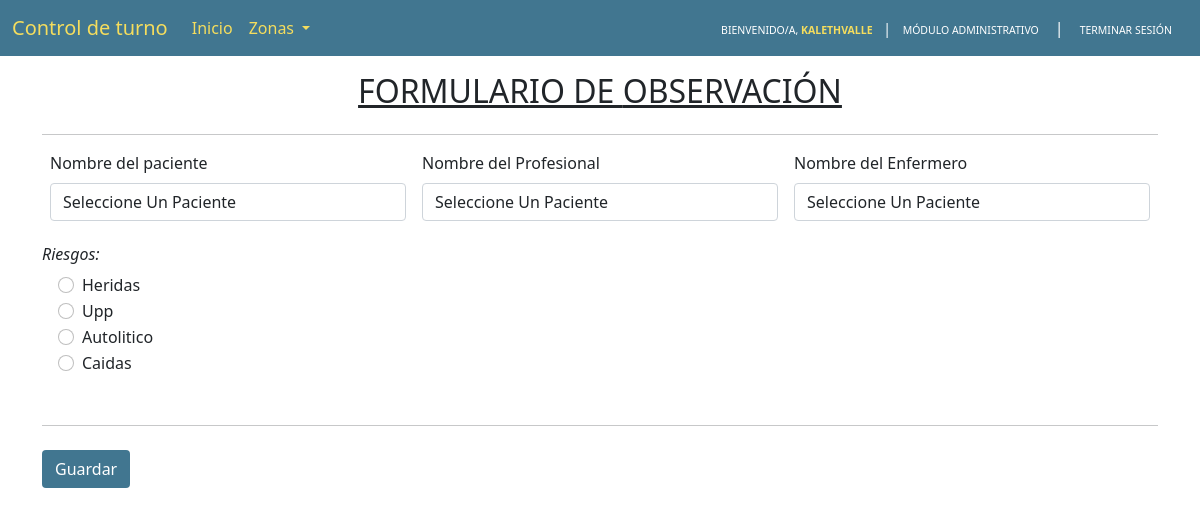
The app's page /zone/2/ (signed in) with its own data.
### api/models/users.py (models this page shows, shortened)
class User(AbstractUser):
    email = models.EmailField('email address', unique=True, error_messages={'unique': 'A user with that email already exists.'})
    phone_regex = RegexValidator(regex=r'\+?1?\d{9,10}$', message="Phone number must be entered in the format: +999999999. Up to 10 digits allowed.")
    phone_number = models.CharField('phone', validators=[phone_regex], max_length=10, default='')
    USERNAME_FIELD = 'email'
    REQUIRED_FIELDS = ['username', 'first_name', 'last_name', 'phone_number']
    is_verified = models.BooleanField('verified', default=True, help_text='Set to true when the user have verified its email address.')
    ROLES_CHOICES = [(0, 'Admin'),]
    role = models.IntegerField(choices=ROLES_CHOICES, default=0)
    TYPE_DOCUMENT_CHOICES = [(0, 'Cedula Ciudadania'),]
    type_document = models.IntegerField(choices=TYPE_DOCUMENT_CHOICES, default=0)
    number_document = models.IntegerField('Número documento', default=0)
    created_at = models.DateTimeField('created at', auto_now_add=True, help_text='Date time on which the object was created.')
    modified_at = models.DateTimeField('modified at', auto_now=True, help_text='Date time on which the object was last modified.')

### api/models/zones.py (models this page shows, shortened)
class Zones(models.Model):
    name = models.CharField('Name', max_length=200, default="", help_text="Nombre zona")
    created_at = models.DateTimeField('created at', auto_now_add=True, help_text='Date time on which the object was created.')
    modified_at = models.DateTimeField('modified at', auto_now=True, help_text='Date time on which the object was last modified.')
    class Meta:
        verbose_name_plural = "Zonas"

### api/models/questions.py (models this page shows, shortened)
class Questions(models.Model):
    question = models.CharField('Name', max_length=500, default="", help_text="Pregunta a formular")
    multiple_option = models.BooleanField('selección multiple', default=False, help_text="Permite selecición multiple")
    zone = models.ForeignKey(Zones, on_delete=models.PROTECT, related_name="questions", help_text="Zona de pregunta a formular")
    created_at = models.DateTimeField('created at', auto_now_add=True, help_text='Date time on which the object was created.')
    modified_at = models.DateTimeField('modified at', auto_now=True, help_text='Date time on which the object was last modified.')
    class Meta:
        verbose_name_plural = "Preguntas"

### api/models/options.py (models this page shows, shortened)
class Options(models.Model):
    question = models.ForeignKey(Questions, on_delete=models.PROTECT, help_text="pregunta", related_name="options")
    value = models.CharField('Name', max_length=200, default="", help_text="Opción de pregunta")
    created_at = models.DateTimeField('created at', auto_now_add=True, help_text='Date time on which the object was created.')
    modified_at = models.DateTimeField('modified at', auto_now=True, help_text='Date time on which the object was last modified.')
    class Meta:
        verbose_name_plural = "Opciones"

### api/views/zones.py (the view, shortened to what this page needs)
# urls.py: path('zone/<int:zone_id>/', ZonesView.as_view(), name='zone'),
class ZonesView(View):
    zones = Zones.objects.all()
    professionals = Professionals.objects.filter(role=0)
    nurses = Professionals.objects.filter(role=1)
    def get(self, request, zone_id):
        if not request.user.is_authenticated:
            return redirect('api:login')
        zone = Zones.objects.get(id=zone_id)
        return render(
            request,
            template_name='CtlT/zone.html',
            context={
                "zones": self.zones,
                "zone": zone,
                "professionals": self.professionals,
                "nurses": self.nurses
            }
        )

### api/templates/CtlT/zone.html (shortened to what this page needs)
{% extends 'base.html' %}
{% block body %}
<div class="container">
    <h2 class="mt-3 text-uppercase text-center text-decoration-underline"> formulario de {{ zone.name }} </h2>
    <hr class="my-4">
    <form method="post">
        <div class="row g-3 p-2 mb-3">
            <div class="col-md-4">
                <label for="userList" class="form-label">Nombre del paciente</label>
                <select
                    id="userList"
                    class="form-control selectpicker"
                    name="patient_id"
                    data-show-subtext="true"
                    data-live-search="true"
                >
                    <option value="">Seleccione Un Paciente</option>
                </select>
            </div>
            <div class="col-md-4">
                <label for="professionalList" class="form-label">Nombre del Profesional</label>
                <select
                    id="professionalList"
                    class="form-control selectpicker"
                    name="professional_id"
                    data-show-subtext="true"
                    data-live-search="true"
                >
                    <option value="">Seleccione Un Paciente</option>
                </select>
            </div>
            <div class="col-md-4">
                <label for="nurseList" class="form-label">Nombre del Enfermero</label>
                <select
                    id="nurseList"
                    class="form-control selectpicker"
                    name="nurse_id"
                    data-show-subtext="true"
                    data-live-search="true"
                >
                    <option value="">Seleccione Un Paciente</option>
                </select>
            </div>
        </div>
        {% for question in zone.questions.all %}
            <i>
                <h6 class="text-capitalize" > {{ question.question }}: </h6>
            </i>
            {% for option in question.options.all %}
                <div class="ms-3 form-check">
                    <input class="form-check-input" {% if question.multiple_option %} type="checkbox" {% else %} type="radio" {% endif %} name="question_{{ question.id }}" id="{{ option.id }}"
                        value="{{ option.id }}">
                    <label class="form-check-label" for="{{ option.id }}">
                        <span class="text-capitalize">
                            {{ option.value }}
                        </span>
                    </label>
                </div>
            {% endfor %}
            <br />
        {% endfor %}
        <hr class="my-4">
        <button class="btn mb-3" style="background-color: #417690; color: white;">Guardar</button>
    </form>
</div>
{% endblock %}

### api/templates/base.html (shortened to what this page needs)
<!DOCTYPE html>
<html lang="en">
<head>
  <link href="https://cdn.jsdelivr.net/npm/bootstrap@5.0.2/dist/css/bootstrap.min.css" rel="stylesheet">
  <link rel="stylesheet" href="https://cdn.jsdelivr.net/npm/bootstrap-select@1.14.0-beta3/dist/css/bootstrap-select.min.css">
</head>
<body>
  {% if zones %}
    <nav id="menu-navbar" class="navbar navbar-dark navbar-expand-lg bg-body-tertiary" style="background-color: #417690;">
      <div class="container-fluid">
        <a class="navbar-brand fw-light" href="{% url 'api:home' %}" style="color: #f5dd5d;">Control de turno</a>
        <div class="collapse navbar-collapse" id="navbarSupportedContent">
          <ul class="navbar-nav me-auto mb-2 mb-lg-0">
            <li class="nav-item">
              <a class="nav-link active" aria-current="page" href="{% url 'api:home' %}" style="color: #f5dd5d;">Inicio</a>
            </li>
            <li class="nav-item dropdown">
              <a class="nav-link dropdown-toggle" href="#" role="button" data-bs-toggle="dropdown" aria-expanded="false" style="color: #f5dd5d;">
                Zonas
              </a>
            </li>
          </ul>
          <div class="d-flex align-items-center">
            <a  class="nav-link ms-1 btn-sm"
            href="{% url 'admin:index' %}"
            target="_blank"
            style="color: #FFFFFF; "
            >
                <span style="color: #FFFFFF; font-size: 10.5px;">
                  BIENVENIDO/A,
                </span>
                <span class="text-uppercase fw-bold" style="color: #f5dd5d; font-size: 10.5px;" >
                  {{ request.user.username }}
                </span>
                <span class="ms-2 me-2" style="color: #FFFFFF;">|</span>
                <span style="font-size: 10.5px;">
                  MÓDULO ADMINISTRATIVO
                </span>
            </a>
            <span style="color: #FFFFFF;">|</span>
            <a class="nav-link" href="{% url 'api:logout' %}" style="color: #FFFFFF;">
              <span style="font-size: 10.5px;">
                TERMINAR SESIÓN
              </span>
            </a>
          </div>
        </div>
      </div>
    </nav>
  {% endif %}
  <div class="content container-fluid">
    {% block body %}
    {% endblock %}
  </div>
</body>
</html>

### api/templates/base.html (style rules this page uses)
body { padding: 0%; margin: 0%; }
.content { padding: 0%; margin: 0%; }

### records on screen
User: user.username "KALETHVALLE"
Zones: name "OBSERVACIÓN"
Questions: question "Riesgos", multiple_option "☐ Heridas", multiple_option "☐ Upp", multiple_option "☐ Autolitico", multiple_option "☐ Caidas"
Options: value "Heridas"
Options: value "Upp"
Options: value "Autolitico"
Options: value "Caidas"
